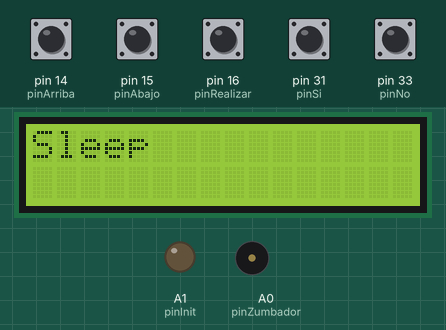
A sketch run on a simulated Arduino Mega 2560, built with avr-gcc and run on an emulated ATmega2560. Shown: 16×2 character LCD, output pins drawn as LEDs (lit = HIGH), buzzer (waves = sounding, pin HIGH). The test bench sets the inputs (shaded band); at power-on: pin 14 (pinArriba), pin 15 (pinAbajo), pin 16 (pinRealizar), pin 31 (pinSi), pin 33 (pinNo) HIGH. Sleep ends after the set time or at an interrupt; the local clock reads 2024-03-15 10:24:30 at power-on unless the sketch sets it.

Above: at 3.4 s.
3.5 s: pin 14 (pinArriba) pulled LOW for 1 s
At 5.4 s:
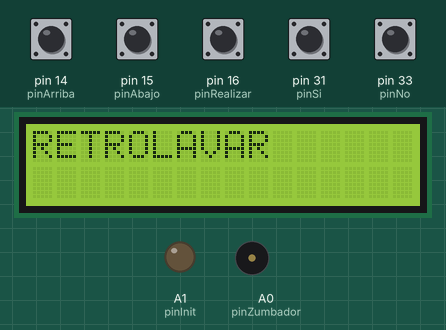
6.1 s: pin 16 (pinRealizar) pulled LOW for 0.15 s
At 7.5 s:
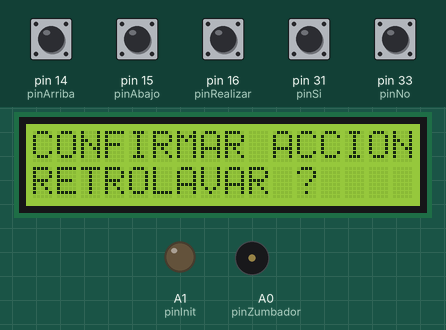
7.8 s: pin 31 (pinSi) pulled LOW for 0.15 s
At 8.6 s:
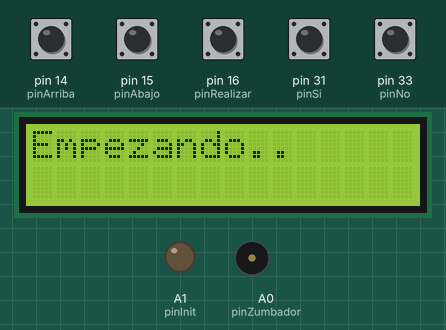
9.4 s: pin 14 (pinArriba) pulled LOW for 0.15 s
At 10.1 s:
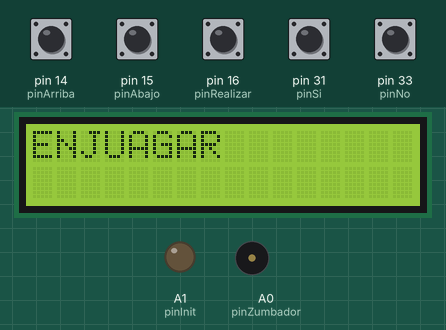
11.3 s: pin 15 (pinAbajo) pulled LOW for 1 s
At 13.7 s:
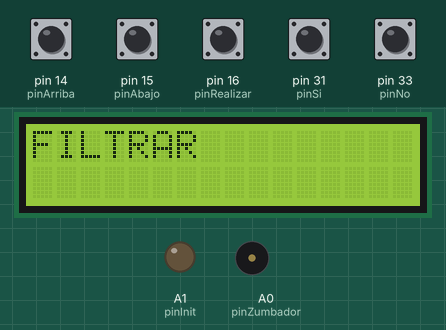
14.0 s: pin 16 (pinRealizar) pulled LOW for 1 s
At 14.8 s:
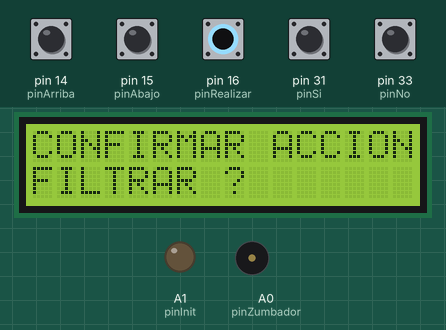
Timing chart, 0 to 41.7 s (numbered marks = the images above; inputs shaded):
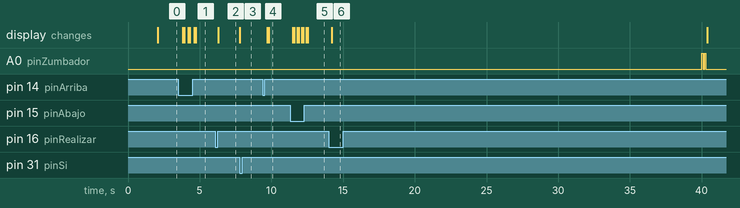

Measured:
- after the input at 3.5 s, the display: first changes after 0.30 s (image 1 shows a later state)
- after the input at 6.1 s, the display: changes after 0.21 s (image 2)
- after the input at 7.8 s, the display: changes at once (image 3)
- after the input at 9.4 s, the display: first changes after 0.30 s (image 4 shows a later state)
- after the input at 11.3 s, the display: first changes after 0.20 s (image 5 shows a later state)
- after the input at 14.0 s, the display: changes after 0.21 s (image 6)

The sketch:

rtcFINAL.ino
```cpp
#include <Wire.h>
#include <DS3231.h>
#include <DS3232RTC.h>
#include <Time.h>
#include <avr/sleep.h>
#include <LiquidCrystal.h>

LiquidCrystal lcd(7, 8, 9, 10, 11, 12);

#define pinSi 31
#define pinNo 33
#define pinArriba 14
#define pinAbajo 15
#define pinRealizar 16
#define pinZumbador A0
#define pinInit A1

String p[8];

volatile boolean enterFlag = false;
volatile boolean flag = false;
volatile boolean b = false;
volatile boolean c= false;
volatile boolean f = false;
volatile boolean alarmaActual = false;
volatile boolean ledAPrendido = false;
volatile boolean inicioAccion_flag = false;
volatile boolean sleepFlag = false;
volatile boolean ardDespierto_flag = false;
volatile boolean alarmaInterrumpida = false; //Se habilita si se hizo un pedido de accion, no si esta despierto, pq podria ser que la persona lo prendio pero lo dejo asi. En ese caso, luego la alarma lo apagara o se encargara la alarma 2 (wdt).
volatile int i = 0;

DS3231 clock;
RTCDateTime dt;

void setup(void) {
  inicializacionPines();
  indicadorInicializacion();
  inicializacionRTC();
  inicializacionSerial();
  inicializacionInterrupciones();
  incializacionLCD();
  sleep();
}

void loop() {
  dt = clock.getDateTime();

  if (digitalRead(pinArriba) == 0)     funcionPinArriba();
  if (digitalRead(pinAbajo) == 0)      funcionPinAbajo();
  if (digitalRead(pinRealizar)== 0)   funcionPinRealizar();
  if (digitalRead(pinSi)== 0)         funcionPinSi();
  if (digitalRead(pinNo)== 0)         funcionPinNo();

  if (RTC.alarm(ALARM_1)) {
    alarmaActual = true;
    b = true;
  }

  if (b){ //Operacion que debe realizar la alarma
    b = false;
    zumbador();
    if (alarmaInterrumpida == 0){
     if (ardDespierto_flag) preguntarSiAlarma(); //No hay int de alarma, pero ya estaba despierto, hay que preguntar.
     else funcionAlarma(); //No estaba int la alarma y tampoco despierto desde antes (entonces no se tiene q preguntar).
    }
    flag = true;
   }

 if ((c) && (flag)){
    //zumbador();
    flag = false;
    c = 0;
    delay(1000);
    delay(1000);
    sleep();
  }
}

//--------------------------------------------------------------

void indicadorInicializacion(){
  analogWrite(pinInit, HIGH);
}

void inicializacionPines(){
  pinMode(pinInit, OUTPUT);
  pinMode(pinSi, INPUT_PULLUP);
  pinMode(pinNo, INPUT_PULLUP);
  pinMode(pinArriba, INPUT_PULLUP);
  pinMode(pinAbajo, INPUT_PULLUP);
  pinMode(pinRealizar, INPUT_PULLUP);
  pinMode(pinZumbador, OUTPUT);
  pinMode(2, INPUT_PULLUP);
  pinMode(3, INPUT_PULLUP);
  pinMode(18, INPUT_PULLUP);
}

void inicializacionRTC(){
  setSyncProvider(RTC.get);
  RTC.squareWave(SQWAVE_NONE);
  //clock.setDateTime(2015,8,28, 0, 34, 59); // año mes dia hora minuto segundo
  RTC.setAlarm(ALM1_MATCH_SECONDS, 10, 0, 0, 0); // segundos, minutos, hora, dia
  RTC.alarm(ALARM_1);
  RTC.alarmInterrupt(ALARM_1, true);
}

void inicializacionSerial(){
    Serial.begin(9600);
}

void incializacionLCD(){
  lcd.begin(16, 2);
  p[0] = "FILTRAR";
  p[1] = "DESAGOTAR";
  p[2] = "RECIRCULAR";
  p[3] = "RETROLAVAR";
  p[4] = "ENJUAGAR";
  p[5] = "TESTEAR";
  p[6] = "LAVAR FILTRO";
  p[7] = "HACER PRUEBA";
}

void inicializacionInterrupciones(){
  attachInterrupt(0, wake, FALLING);
}

void sleep(){
    sleepFlag = true;
    lcd.clear();
    lcd.print("Me voy a dormir");
    delay(1000);
    delay(1000);
    lcd.clear();
    lcd.print("Sleep");
    delay(100);
    sleepNow();
  }

 void wake(){
  sleepFlag = false;
  nuevaInt();
  c = 1;
  lcd.clear();
  lcd.print("wake");
  delay(1500);
  lcd.clear();
  detachInterrupt(0);
 }

void sleepNow(){
   set_sleep_mode(SLEEP_MODE_PWR_DOWN);
   sleep_enable();
   attachInterrupt(0,wake, LOW);
   sleep_mode();
   sleep_disable();
   detachInterrupt(0);
 }


void zumbador(){
    analogWrite(pinZumbador, 255);
    delay(100);
    analogWrite(pinZumbador, 0);
    delay(100);
    analogWrite(pinZumbador, 255);
    delay(100);
    analogWrite(pinZumbador, 0);
    delay(100);
  }


void chequeoAlarmasActuales(){ //Si hay alarmas actuales, preguntar si desea abortar. Si se desea hacer una accion, preguntar
                               // si se desean abortar posibles alarmas en ese lapso de tiempo.
  //if (alarmaActual)
}

void funcionAlarma(){
  lcd.clear();
  lcd.print(clock.dateFormat("d-m-Y H:i:s  ", dt));
}

void nuevaInt(){
 attachInterrupt(5, funcionAlarma, FALLING);
}

void funcionAlarmaInt(){
 ardDespierto_flag = true;
}

void preguntarSiAlarma(){
  lcd.clear();
  lcd.print("Ejecutar alarma??");
}

void funcionPinArriba(){
  pulseIn(14, HIGH, 300000);
      if (i<7){
       lcd.clear();
       i++;
       delay(100);
       lcd.print(p[i]);
       }
}

void funcionPinAbajo(){
   pulseIn(15, HIGH, 200000);
     if (i>0){
      lcd.clear();
      i--;
      delay(100);
      lcd.print(p[i]);
     }
}

void funcionPinRealizar(){
   pulseIn(16, HIGH, 200000);
        lcd.clear();
        lcd.print("CONFIRMAR ACCION");
        lcd.setCursor(0,1);
        lcd.print(p[i] + " ?");
        enterFlag = true;
}

void funcionPinSi(){
  if (enterFlag){
         lcd.clear();
         enterFlag = false;
         lcd.print("Empezando..");
      }
}

void funcionPinNo(){
  if (enterFlag){
         enterFlag = false;
        lcd.clear();
         lcd.print(p[i]);
      }
}
```
